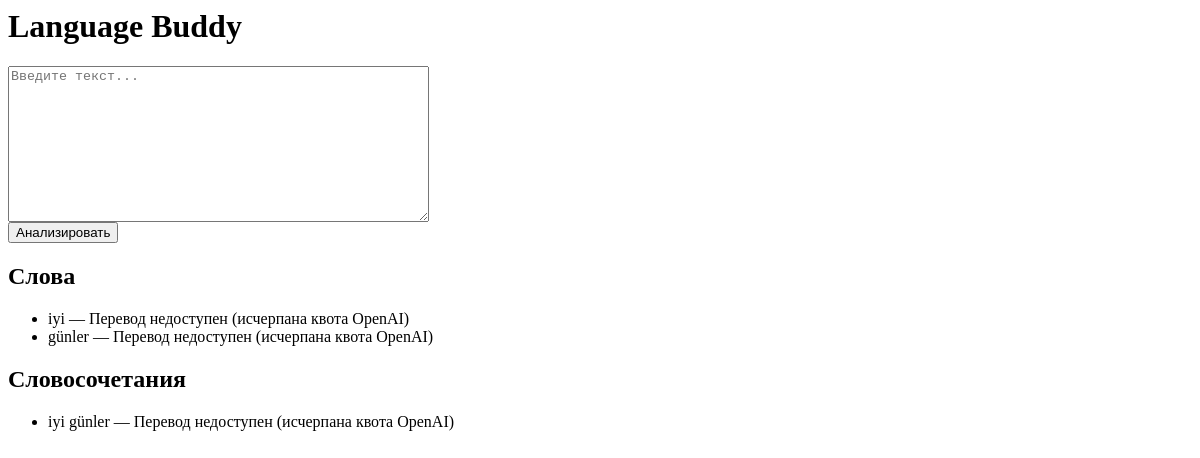
Before: / with the older database file.
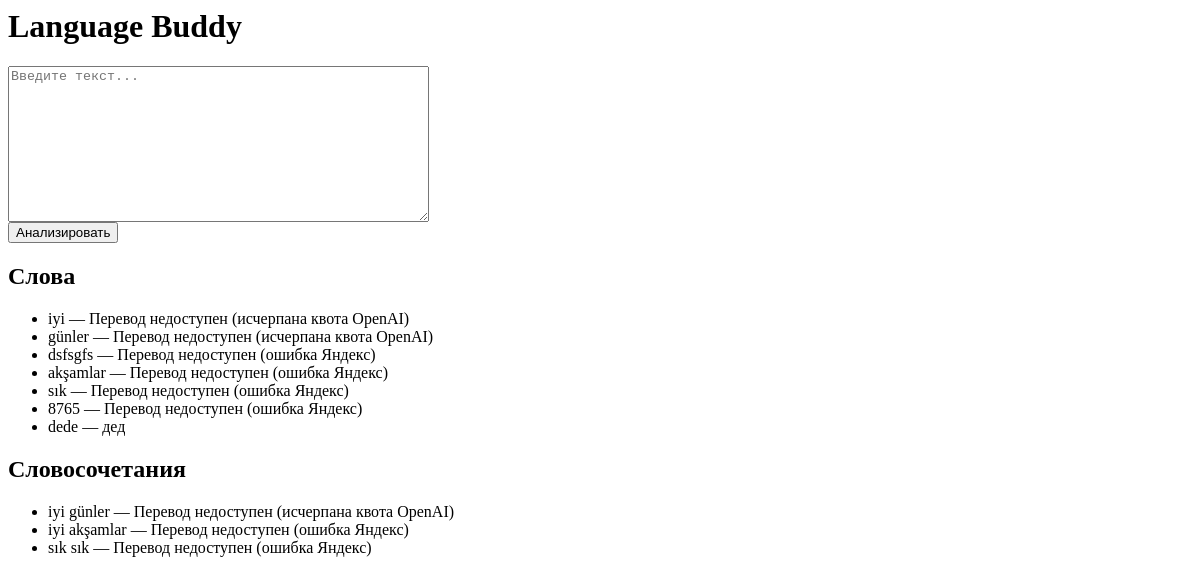
After: the same page with the newer database file.
### tables this page shows
CREATE TABLE words (
        id INTEGER PRIMARY KEY AUTOINCREMENT,
        word TEXT UNIQUE,
        translation TEXT
    );

CREATE TABLE phrases (
        id INTEGER PRIMARY KEY AUTOINCREMENT,
        phrase TEXT UNIQUE,
        translation TEXT
    );

### app/main.py (the view, shortened to what this page needs)
@app.route('/', methods=['GET', 'POST'])
def index():
    db_words, db_phrases = get_words_and_phrases()
    return render_template('index.html', words=db_words, phrases=db_phrases)

### app/db_api.py (called while the page is built)
def get_words_and_phrases():
    conn = sqlite3.connect('db/language_buddy.db')
    c = conn.cursor()
    c.execute('SELECT word, translation FROM words')
    words = c.fetchall()
    c.execute('SELECT phrase, translation FROM phrases')
    phrases = c.fetchall()
    conn.close()
    return words, phrases

### templates/index.html (shortened to what this page needs)
<h1>Language Buddy</h1>
<form method="post">
    <textarea name="text" rows="10" cols="50" placeholder="Введите текст..."></textarea><br>
    <button type="submit">Анализировать</button>
</form>
<h2>Слова</h2>
<ul>
    {% for word, translation in words %}
        <li>{{ word }}{% if translation %} — {{ translation }}{% endif %}</li>
    {% endfor %}
</ul>
<h2>Словосочетания</h2>
<ul>
    {% for phrase, translation in phrases %}
        <li>{{ phrase }}{% if translation %} — {{ translation }}{% endif %}</li>
    {% endfor %}
</ul>

Changed rows visible on the page:
added words: word "dsfsgfs"
added words: word "akşamlar"
added words: word "sık"
added words: word "8765"
added words: word "dede"
added phrases: phrase "iyi akşamlar"
added phrases: phrase "sık sık"
